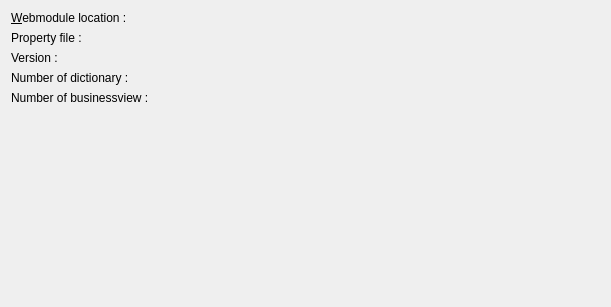
<?xml version="1.0" encoding="UTF-8"?>
<ui version="4.0">
 <class>GenerixProjectPageForm</class>
 <widget class="QWidget" name="GenerixProjectPageForm">
  <property name="geometry">
   <rect>
    <x>0</x>
    <y>0</y>
    <width>611</width>
    <height>307</height>
   </rect>
  </property>
  <property name="windowTitle">
   <string>General</string>
  </property>
  <layout class="QFormLayout" name="formLayout">
   <property name="fieldGrowthPolicy">
    <enum>QFormLayout::AllNonFixedFieldsGrow</enum>
   </property>
   <item row="0" column="0">
    <widget class="QLabel" name="label">
     <property name="text">
      <string>&amp;Webmodule location :</string>
     </property>
     <property name="buddy">
      <cstring>m_webModuleLocation</cstring>
     </property>
    </widget>
   </item>
   <item row="0" column="1">
    <widget class="DirectoryEditWidget" name="m_webModuleLocation" native="true">
     <property name="focusPolicy">
      <enum>Qt::TabFocus</enum>
     </property>
     <property name="directory" stdset="0">
      <bool>true</bool>
     </property>
    </widget>
   </item>
   <item row="1" column="0">
    <widget class="QLabel" name="label_5">
     <property name="text">
      <string>Property file :</string>
     </property>
    </widget>
   </item>
   <item row="1" column="1">
    <widget class="QLabel" name="m_propertyFileLabel">
     <property name="text">
      <string/>
     </property>
    </widget>
   </item>
   <item row="2" column="0">
    <widget class="QLabel" name="label_8">
     <property name="text">
      <string>Version :</string>
     </property>
    </widget>
   </item>
   <item row="2" column="1">
    <widget class="ConfigurationVersionLabel" name="m_configurationVersionLabel"/>
   </item>
   <item row="3" column="0">
    <widget class="QLabel" name="label_2">
     <property name="text">
      <string>Number of dictionary :</string>
     </property>
    </widget>
   </item>
   <item row="3" column="1">
    <widget class="QLabel" name="m_dictionaryCount">
     <property name="text">
      <string/>
     </property>
    </widget>
   </item>
   <item row="4" column="0">
    <widget class="QLabel" name="label_3">
     <property name="text">
      <string>Number of businessview :</string>
     </property>
    </widget>
   </item>
   <item row="4" column="1">
    <widget class="QLabel" name="m_businessViewLabel">
     <property name="text">
      <string/>
     </property>
    </widget>
   </item>
  </layout>
 </widget>
 <customwidgets>
  <customwidget>
   <class>DirectoryEditWidget</class>
   <extends>QWidget</extends>
   <header>directoryedit.h</header>
   <container>1</container>
  </customwidget>
  <customwidget>
   <class>ConfigurationVersionLabel</class>
   <extends>QLabel</extends>
   <header>configuration/configurationfileedit.h</header>
  </customwidget>
 </customwidgets>
 <resources/>
 <connections/>
</ui>
